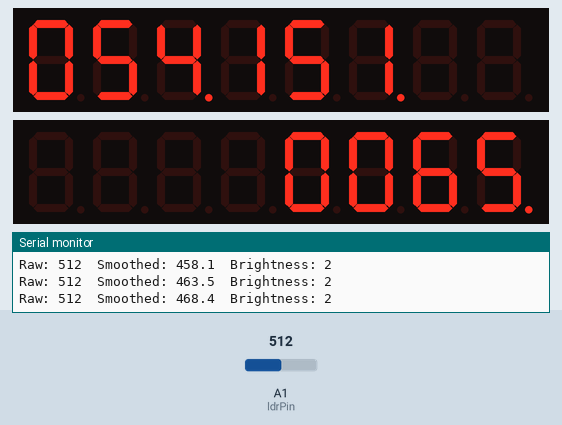
Recording of a sketch running on a simulated Arduino Uno, built with avr-gcc and run on an emulated ATmega328P. Parts: 2 × 8-digit seven-segment display, the last lines printed to the serial monitor. The inputs (shaded band) are chosen by the test bench; at power-on: A1 (ldrPin) = 512.

Above: at 1.6 s.
1.7 s: A1 (ldrPin) set to 900
At 3.3 s:
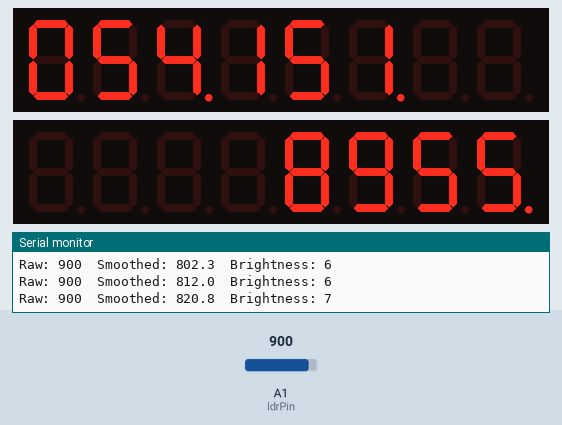
3.4 s: A1 (ldrPin) set to 1010
At 4.9 s:
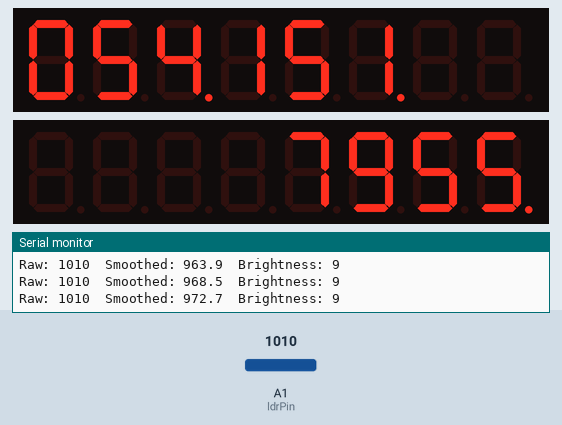
5.5 s: A1 (ldrPin) set to 306
At 7.8 s:
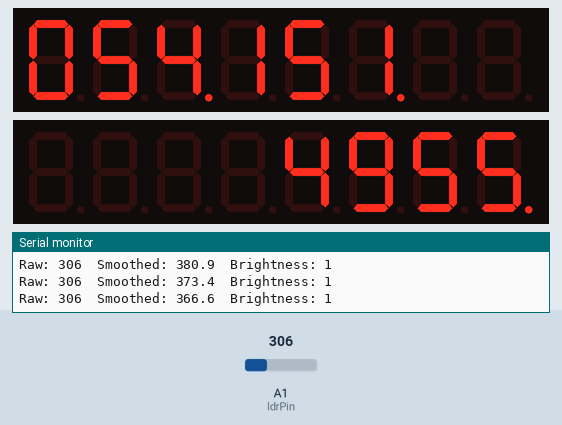
Timing chart, 0 to 9.3 s (numbered marks = the images above; inputs shaded):
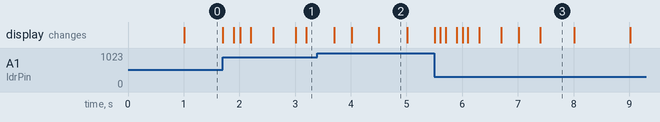

Measured:
- what the display in image 2 shows lasts 0.5 s, from 4.5 s to 5.0 s
- what the display in image 3 shows lasts 0.6 s, from 7.4 s to 8.0 s

The sketch:

extClkPcb_v1.0_test_1_countdownFrom1_photoResist.ino
```cpp
// Test of PCB v1.0
// Auto-brightness control via photo-resistor on A1 Arduino pin
// Prints brightness data to serial for debug
// No RTC
// Counts down from ~1.5 billion seconds

#include "LedControl.h"
LedControl lc = LedControl(7,6,5,2); // Arduino pins: D7=DIN, D6=CLK, D5=LOAD/CS, 2= 2x 7219 driver chips

const int ldrPin = A1; // One leg connected to 5V, other to ground via 10k R and to pin A1

unsigned long n = 1514505600UL;
unsigned long lastTick = 0;
unsigned long prevBright = 0;
float smoothLight = 300.0;

void setup() {
  Serial.begin(9600);
  for (int i = 0; i < 2; i++) {
    lc.shutdown(i,false);
    lc.clearDisplay(i);
  }
}

void displayNumber(unsigned long val) {
  int digits[12];
  for (int i = 0; i < 12; i++) {
    digits[i] = val % 10;
    val /= 10;
  }

  bool leading = true;
  for (int i = 11; i >= 0; i--) {
    int d = digits[i];
    int dev = (11 - i) / 8;
    int pos = (11 - i) % 8;
    bool dp = (i % 3 == 0 && i != 0);

    if (leading && d == 0)
      lc.setChar(dev,pos,' ',false);
    else {
      lc.setDigit(dev,pos,d,dp);
      leading = false;
    }
  }
}

void loop() {
  unsigned long now = millis();

  // brightness update
if (now - prevBright >= 100) {
    prevBright = now;

    int rawLight = analogRead(ldrPin);
    smoothLight = 0.9f * smoothLight + 0.1f * rawLight;

    float norm = (smoothLight - 100.0f) / (1023.0f - 100.0f);
    if (norm < 0) norm = 0;
    if (norm > 1) norm = 1;
    float shaped = pow(norm, 1.4f);
    int brightness = (int)(shaped * 10.0f);

    lc.setIntensity(0, brightness);
    lc.setIntensity(1, brightness);

    Serial.print("Raw: ");
    Serial.print(rawLight);
    Serial.print("  Smoothed: ");
    Serial.print(smoothLight, 1);
    Serial.print("  Brightness: ");
    Serial.println(brightness);
  }

  // countdown update
  if (now - lastTick >= 1000) {
    lastTick = now;
    displayNumber(n);
    if (n > 0) n--;
  }
}
```
